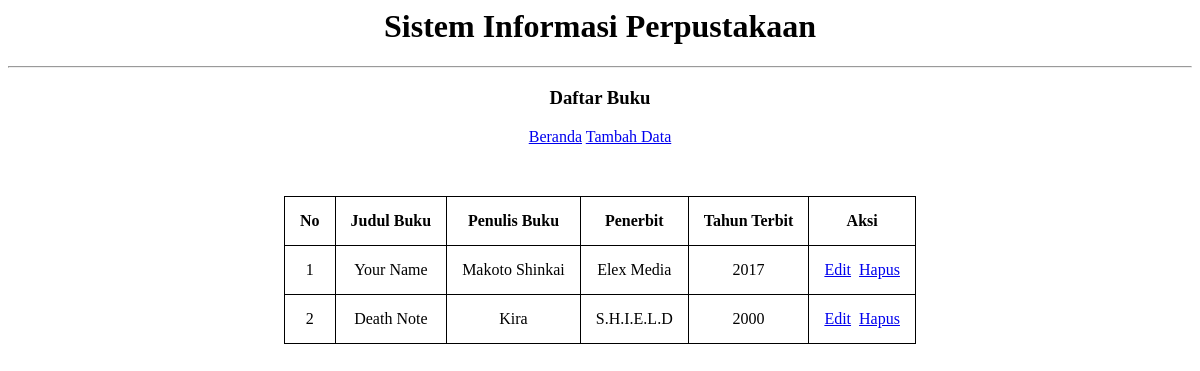
The page /Buku.php on the database its author committed.
### tables this page shows
CREATE TABLE `buku` (
  `id_buku` int(11) NOT NULL,
  `judul_buku` varchar(500) NOT NULL,
  `penulis` varchar(500) NOT NULL,
  `penerbit` varchar(250) NOT NULL,
  `tahun_terbit` int(11) NOT NULL
);

### Model.php (called while the page is built, shortened)
<?php
    class Model
    {
        public function getBuku()
        {
            $sql = "SELECT * FROM buku";
            $result = mysqli_query($GLOBALS['koneksi'], $sql);
            return $result;
        }
    }
?>

### Buku.php (the view, shortened to what this page needs)
<?php
    require "Model.php";
    $no = 1;
    $buku = new Model();
    $result = $buku->getBuku();
?>
<html>
    <head>
    </head>
    <body>
        <h1>Sistem Informasi Perpustakaan</h1>
        <hr>
        <h3>Daftar Buku</h3>
        <a class="btn btn-info my-1" href='index.php'"><i class="fa fa-home"></i> Beranda</a>
        <a class="btn btn-success my-1" href='FormBuku.php'"><i class="fa fa-book"></i> Tambah Data</a>
        <p>&nbsp;</p>
        <table class="table table-striped">
            <thead>
                <tr>
                    <th>No</th>
                    <th>Judul Buku</th>
                    <th>Penulis Buku</th>
                    <th>Penerbit</th>
                    <th>Tahun Terbit</th>
                    <th>Aksi</th>
                </tr>
            </thead>
            <tbody>
                <?php while ($row = mysqli_fetch_assoc($result))  { ?>
                    <tr>
                        <td><?= $no++ ?></td>
                        <td><?= $row['judul_buku'] ?></td>
                        <td><?= $row['penulis'] ?></td>
                        <td><?= $row['penerbit'] ?></td>
                        <td><?= $row['tahun_terbit'] ?></td>
                        <td>
                            <a href="FormBuku.php?id_buku=<?= $row['id_buku']; ?>">Edit</a>&nbsp;
                            <a href="javascript:confirmDelete('Buku.php?id_buku=<?= $row['id_buku']; ?>')">Hapus</a>
                        </td>
                    </tr>
                <?php } ?>
            </tbody>
        </table>
    </body>
</html>

### Buku.php (style rules this page uses)
table, tr, th, td { text-align: center; margin-left: auto; margin-right: auto; border: 1px solid black; border-collapse: collapse; }
tr, th, td { padding: 15px; }
body { text-align: center; }

### rows shown on the page
buku: judul_buku "Your Name", penulis "Makoto Shinkai", penerbit "Elex Media", tahun_terbit "2017"
buku: judul_buku "Death Note", penulis "Kira", penerbit "S.H.I.E.L.D", tahun_terbit "2000"
